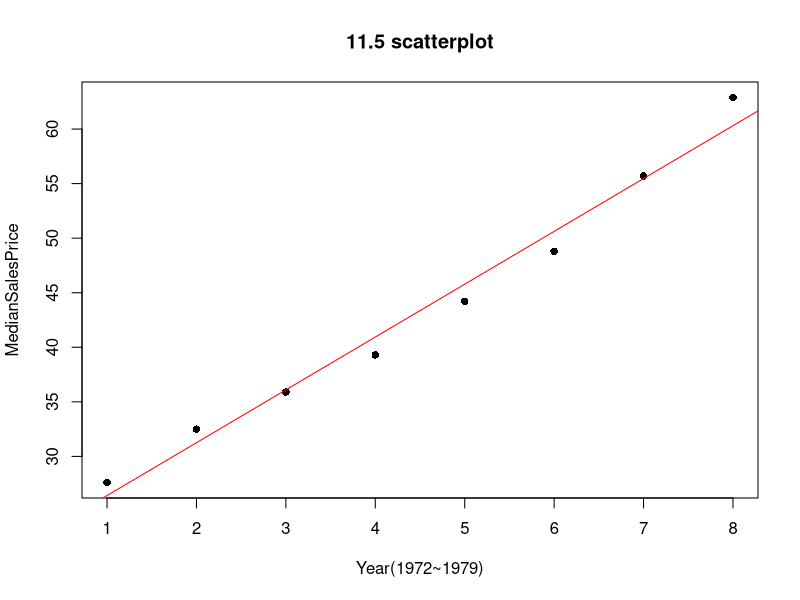

This chart was generated by the following R code:
y <- c(27.6,32.5,35.9,39.3,44.2,48.8,55.7,62.9)
x <- c(1,2,3,4,5,6,7,8)
yearaverage <- mean(x)
priceaverage <- mean(y)

n <- length(x)
SXX <- sum((x - yearaverage)^2)
SXY <- sum((x-yearaverage)*(y-priceaverage))

slope <- SXY/SXX
beta  <- priceaverage-slope*yearaverage

plot(x,y,main = "11.5 scatterplot"
     ,xlab="Year(1972~1979)"
     ,ylab="MedianSalesPrice",pch=16)
abline(reg = lm(y ~ x),col="red")
